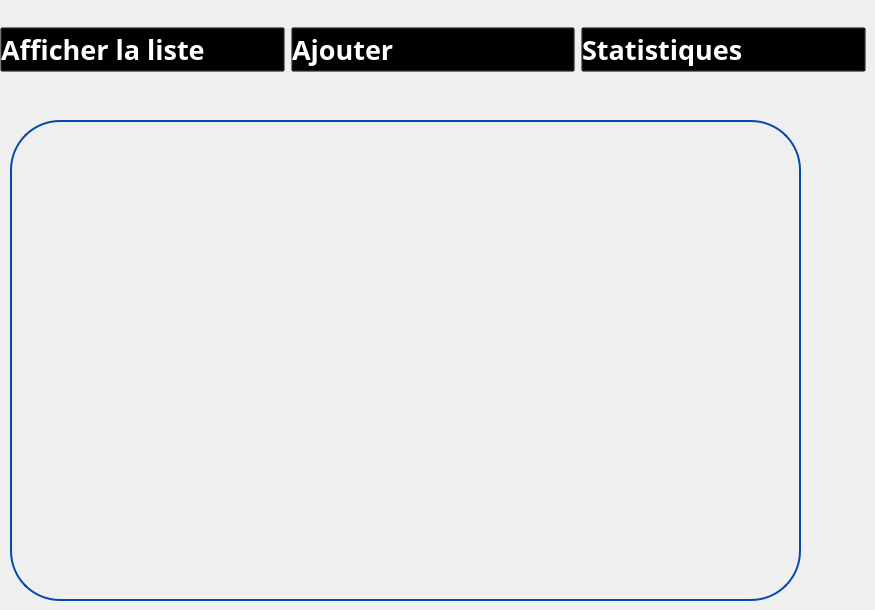
   <widget class="QWidget" name="listesalle">
    <widget class="QGroupBox" name="groupBox_5">
     <property name="geometry">
      <rect>
       <x>10</x>
       <y>120</y>
       <width>791</width>
       <height>481</height>
      </rect>
     </property>
     <property name="styleSheet">
      <string notr="true">
QGroupBox {
	border-radius:50px;
    border: 2px solid #0447AF; /* Red border */
}
</string>
     </property>
     <property name="title">
      <string/>
     </property>
     <widget class="QLabel" name="label_7">
      <property name="geometry">
       <rect>
        <x>120</x>
        <y>50</y>
        <width>81</width>
        <height>81</height>
       </rect>
      </property>
      <property name="text">
       <string/>
      </property>
      <property name="pixmap">
       <pixmap>:/Desktop/imageprojetcpp/gestion-de-projet.png</pixmap>
      </property>
      <property name="scaledContents">
       <bool>true</bool>
      </property>
     </widget>
     <widget class="Line" name="line_40">
      <property name="geometry">
       <rect>
        <x>220</x>
        <y>570</y>
        <width>118</width>
        <height>3</height>
       </rect>
      </property>
      <property name="orientation">
       <enum>Qt::Horizontal</enum>
      </property>
     </widget>
     <widget class="QGroupBox" name="horizontalGroupBox_8">
      <property name="geometry">
       <rect>
        <x>450</x>
        <y>260</y>
        <width>241</width>
        <height>51</height>
       </rect>
      </property>
      <property name="styleSheet">
       <string notr="true">background:transparent;
border:transparent;</string>
      </property>
      <layout class="QHBoxLayout" name="horizontalLayout_8"/>
     </widget>
    </widget>
    <widget class="QWidget" name="horizontalLayoutWidget_18">
     <property name="geometry">
      <rect>
       <x>0</x>
       <y>10</y>
       <width>866</width>
       <height>80</height>
      </rect>
     </property>
     <layout class="QHBoxLayout" name="horizontalLayout_23">
      <item>
       <widget class="QPushButton" name="pushButton_132">
        <property name="font">
         <font>
          <family>Gill Sans MT</family>
          <pointsize>20</pointsize>
          <weight>75</weight>
          <bold>true</bold>
         </font>
        </property>
        <property name="styleSheet">
         <string notr="true">QPushButton:hover {
    color: blue;
    background: transparent;
}

QPushButton {
    text-align: left;
    background: transparent;
    color: rgb(255,255,255);
}
</string>
        </property>
        <property name="text">
         <string>Afficher la liste</string>
        </property>
        <property name="icon">
         <iconset>
          <normaloff>../../Downloads/wetransfer_icons_2024-02-06_1419/icons/liste-de-controle.png</normaloff>../../Downloads/wetransfer_icons_2024-02-06_1419/icons/liste-de-controle.png</iconset>
        </property>
        <property name="iconSize">
         <size>
          <width>50</width>
          <height>46</height>
         </size>
        </property>
       </widget>
      </item>
      <item>
       <widget class="QPushButton" name="pushButton_133">
        <property name="font">
         <font>
          <family>Gill Sans MT</family>
          <pointsize>20</pointsize>
          <weight>75</weight>
          <bold>true</bold>
         </font>
        </property>
        <property name="styleSheet">
         <string notr="true">QPushButton:hover {
    color: blue;
    background: transparent;
}

QPushButton {
    text-align: left;
    background: transparent;
    color: rgb(255,255,255);
}
</string>
        </property>
        <property name="text">
         <string>Ajouter </string>
        </property>
        <property name="icon">
         <iconset>
          <normaloff>../../Downloads/wetransfer_icons_2024-02-06_1419/icons/image (3).png</normaloff>../../Downloads/wetransfer_icons_2024-02-06_1419/icons/image (3).png</iconset>
        </property>
        <property name="iconSize">
         <size>
          <width>50</width>
          <height>46</height>
         </size>
        </property>
       </widget>
      </item>
      <item>
       <widget class="QPushButton" name="pushButton_134">
        <property name="font">
         <font>
          <family>Gill Sans MT</family>
          <pointsize>20</pointsize>
          <weight>75</weight>
          <bold>true</bold>
         </font>
        </property>
        <property name="styleSheet">
         <string notr="true">QPushButton:hover {
    color: blue;
    background: transparent;
}

QPushButton {
    text-align: left;
    background: transparent;
    color: rgb(255,255,255);
}

</string>
        </property>
        <property name="text">
         <string>Statistiques</string>
        </property>
        <property name="icon">
         <iconset>
          <normaloff>../../Downloads/wetransfer_icons_2024-02-06_1419/icons/image (2).png</normaloff>../../Downloads/wetransfer_icons_2024-02-06_1419/icons/image (2).png</iconset>
        </property>
        <property name="iconSize">
         <size>
          <width>50</width>
          <height>46</height>
         </size>
        </property>
       </widget>
      </item>
     </layout>
    </widget>
   </widget>
